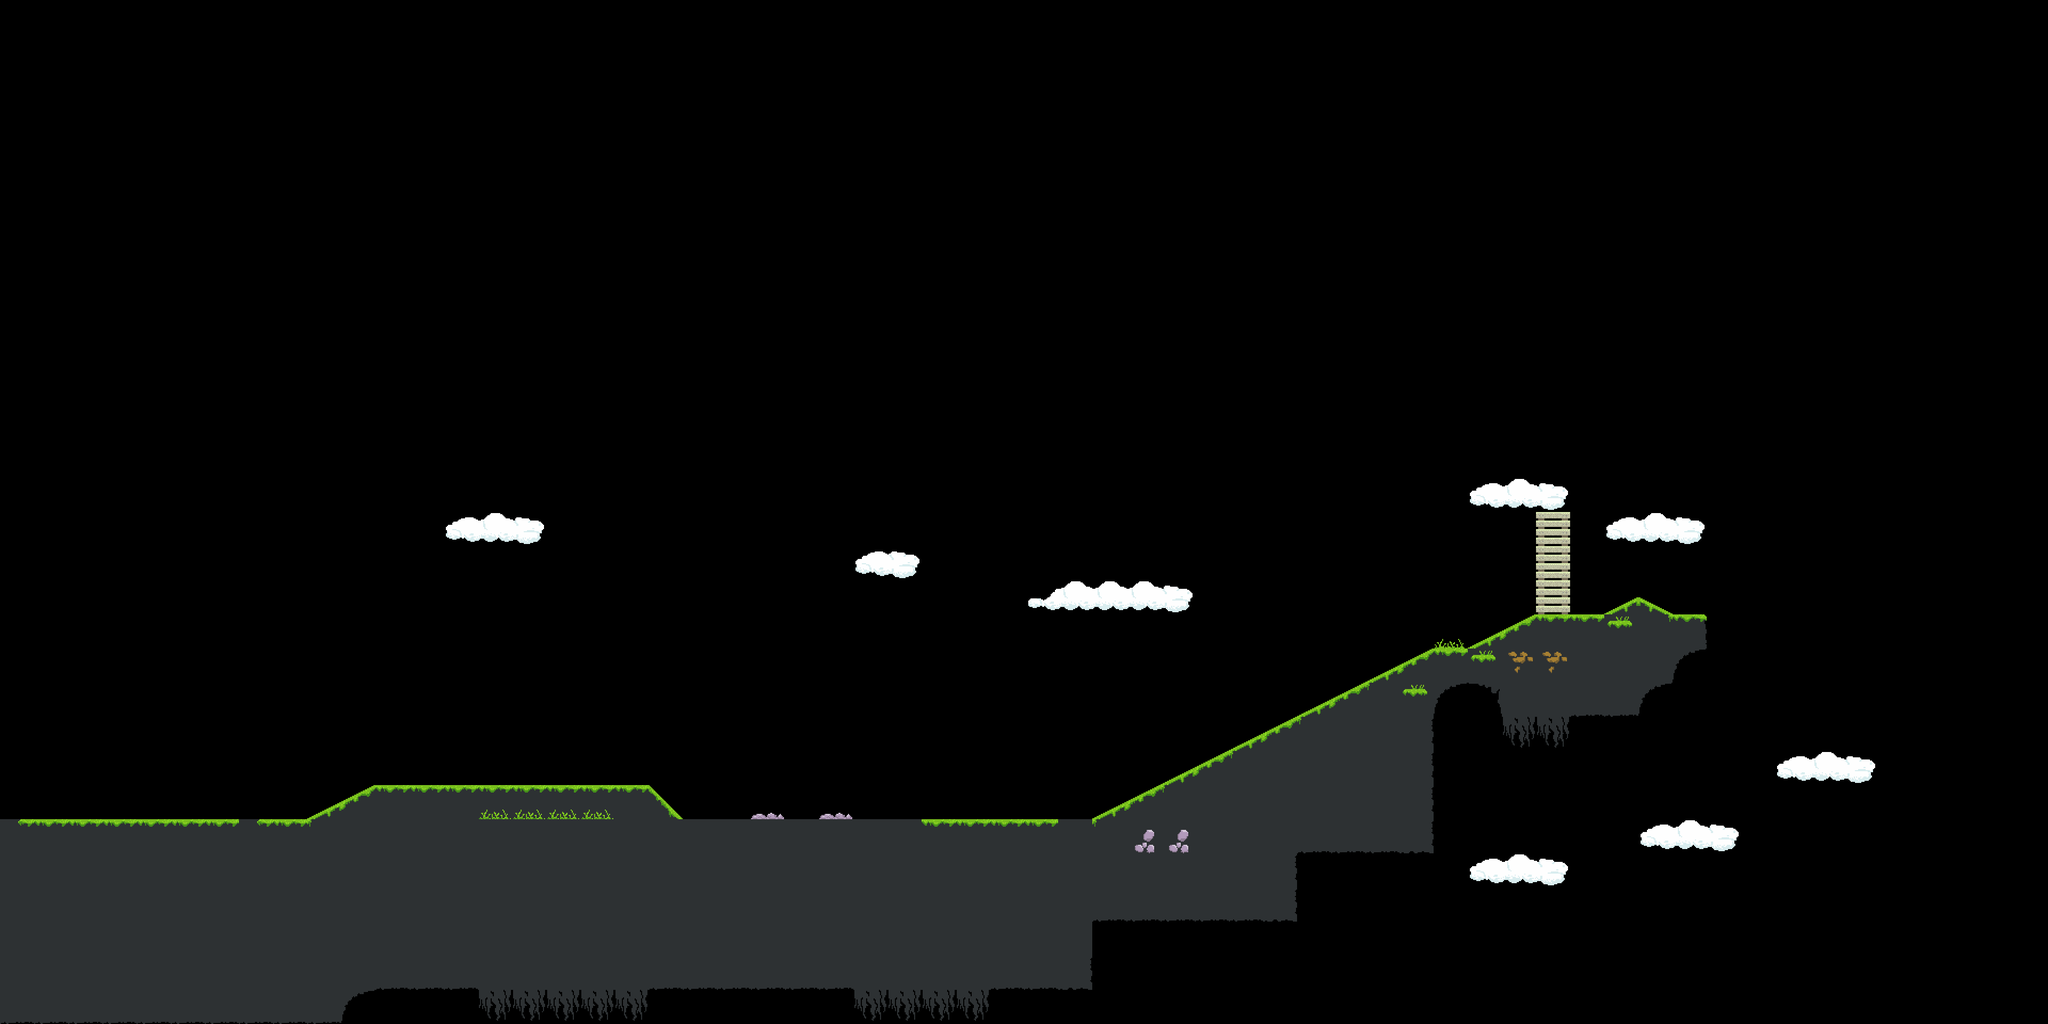

Rendered tile map (Tiled .tmx) drawn with the repository's tilesets; below, a short description and the map source with its tile grids summarised:
An orthogonal 60x30 tile map with 64x64 px tiles, 1 tile layer (map), 2 tilesets and 13 objects.

<map version="1.0" orientation="orthogonal" renderorder="right-down" width="60" height="30" tilewidth="64" tileheight="64" nextobjectid="16">
 <tileset firstgid="1" name="PlatformerSet" tilewidth="64" tileheight="64" tilecount="64" columns="8">
  <image source="Tiles_64x64.png" trans="000000" width="512" height="512" />
 </tileset>
 <tileset firstgid="65" name="ModifiedSet" tilewidth="64" tileheight="64" tilecount="64" columns="8">
  <image source="MyTiles_64x64.png" width="512" height="512" />
 </tileset>
 <layer name="map" width="60" height="30">
  <data>[1800 cells, 300 non-empty, 29 distinct tile ids]</data>
 </layer>
 <objectgroup name="ground">
  <object id="2" x="0" y="1536" width="640" height="384" />
  <object id="3" x="704" y="1472" width="512" height="384" />
  <object id="4" x="640" y="1536" width="64" height="320" />
  <object id="6" x="1216" y="1536" width="832" height="320" />
  <object id="7" x="1216" y="1472">
   <polygon points="0,0 64,64 0,64" />
  </object>
  <object id="8" x="704" y="1472">
   <polygon points="0,0 -128,64 0,64" />
  </object>
  <object id="9" x="2048" y="1536">
   <polygon points="0,0 640,-320 640,64 0,64" />
  </object>
  <object id="10" x="2048" y="1600" width="384" height="128" />
  <object id="11" x="2688" y="1216" width="448" height="64" />
  <object id="12" x="2880" y="1152" width="320" height="64" />
  <object id="13" x="2816" y="1280" width="256" height="64" />
  <object id="14" x="2752" y="1216">
   <polygon points="0,0 128,-64 128,0" />
  </object>
  <object id="15" x="3008" y="1152">
   <polygon points="0,0 62.8252,-31.7921 128,0" />
  </object>
 </objectgroup>
</map>
